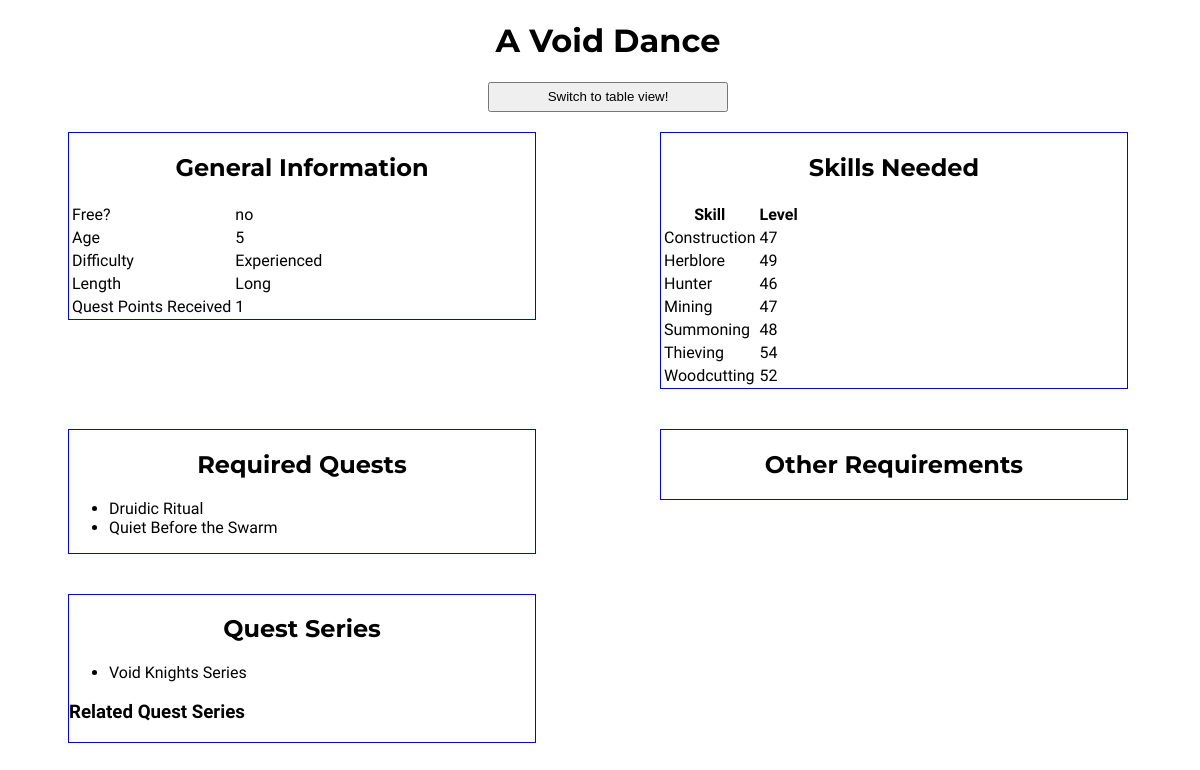
/view_quest/A Void Dance, run on the app's committed database.
### tables this page shows
CREATE TABLE quest_details (
                    name TEXT PRIMARY KEY,
                    is_free BOOLEAN NOT NULL,
                    age INTEGER NOT NULL,
                    difficulty TEXT NOT NULL,
                    length TEXT NOT NULL,
                    quest_points INTEGER NOT NULL
                );

CREATE TABLE pre_quests (
                    main_quest TEXT,
                    pre_quest TEXT,
                    PRIMARY KEY (main_quest, pre_quest)
                    FOREIGN KEY (main_quest) REFERENCES quest_details (name),
                    FOREIGN KEY (pre_quest) REFERENCES quest_details (name)
                );

CREATE TABLE quest_series(
                    name TEXT,
                    quest TEXT,
                    number INTEGER,
                    PRIMARY KEY (name, quest)
                    FOREIGN KEY (quest) REFERENCES quest_details(name)
                );

### main.py (the view)
@app.route('/view_quest/<quest_name>', methods=['GET', 'POST'])
def view_quest(quest_name):
    quest_info = db.get_quest_info(quest_name)
    return render_template('view_quest.html', quest_info=quest_info)

### database.py (called while the page is built)
def _remove_zero_skills(levels):
    actual_skills = []
    for skill in levels:
        if levels[skill] != 0:
            actual_skills.append((skill, levels[skill]))
    return actual_skills

### templates/view_quest.html (shortened to what this page needs)
<!doctype html>
<html>
<head>
  	<link rel="stylesheet" href="https://use.fontawesome.com/releases/v5.0.1/css/all.css">
	<link href="{{url_for('static', filename='style.css')}}" rel = "stylesheet" type="text/css" />
</head>
<body>
	<h1> {{ quest_info["name"] }} </h1>
	<div class="switch_view_button">
		<button type="button" method="post">
			<a href="{{url_for('view_quest_table', quest_name=quest_info['name'])}}">
			Switch to table view!
			</a>
		</button>
		<br>
	</div>
	<div class="qdetails_info_section">
		<h2> General Information </h2>
		<table class="start_info">
			<tr class="qdetails_info_row">
				<td class="qdetails_question"> Free? </td>
				<td class="qdetails_answer"> {{ quest_info["free?"] }} </td>
			</tr>
			<tr class="qdetails_info_row">
				<td class="qdetails_question"> Age </td>
				<td class="qdetails_answer"> {{ quest_info["age"] }} </td>
			</tr>
			<tr class="qdetails_info_row">
				<td class="qdetails_question"> Difficulty </td>
				<td class="qdetails_answer"> {{ quest_info["difficulty"] }} </td>
			</tr>
			<tr class="qdetails_info_row">
				<td class="qdetails_question"> Length </td>
				<td class="qdetials_answer"> {{ quest_info["length"] }} </td>
			</tr>
			<tr class="qdetails_info_row">
				<td class="qdetails_question"> Quest Points Received </td>
				<td class="qdetails_answer"> {{ quest_info["quest points"] }} </td>
			</tr>
		</table>
	</div>
	<div class="qdetails_info_section">
		<h2> Skills Needed </h2>
		<table class="qdetails_skill">
			<tr class="qdetails_skill_row">
				<th> Skill </th>
				<th> Level </th>
			</tr>
			{% for skill in quest_info["skills"] %}
				<tr class="qdetails_skill_row">
					<td class="qdetails_skill"> {{ skill[0] }} </td>
					<td class="qdetails_level"> {{ skill[1] }} </td>
				</tr>
			{% endfor %}
		</table>
	</div>
	<div class="qdetails_info_section">
		<h2> Required Quests </h2>
		<ul class="qdetails_req_quests">
			{% for quest in quest_info["pre quests"] %}
				<li> {{ quest }} </li>
			{% endfor %}
		</ul>
	</div>
	<div class="qdetails_info_section">
		<h2> Other Requirements </h2>
	</div>
	<div class="qdetails_info_section">
		<h2> Quest Series </h2>
		<ul class="qdetails_quest_series">
			{% for series in quest_info["quest series"] %}
			<li>{{ series }} </li>
			{% endfor %}
		</ul>
		<h3> Related Quest Series </h3>
	</div>
</body>
</html>

### static/style.css (style rules this page uses)
* { box-sizing: border-box; }
body { font-family: 'Oxygen', 'sans-serif'; width: 100%; }
h1, h2 { font-family: 'Montserrat', 'sans-serif'; text-align:center; }
.qdetails_info_section { border: 1px solid blue; width: 39%; display: inline-block; vertical-align: top; margin: 20px 5%; }
button { text-align: center; margin: auto; width: 20%; height: 30px; }
.switch_view_button { text-align: center; }
button > a { text-decoration: none; color: black; }

### data on the page
quest_details: name "A Void Dance", age "5", difficulty "Experienced", length "Long"
pre_quests: pre_quest "Druidic Ritual"
pre_quests: pre_quest "Quiet Before the Swarm"
quest_series: name "Void Knights Series"

### other printed values
{{ quest_info["free?"] }} "no"
{{ quest_info["quest points"] }} "1"
{{ skill[0] }} "Construction" "Herblore" "Hunter" "Mining" "Summoning" "Thieving" "Woodcutting"
{{ skill[1] }} "47" "49" "46" "47" "48" "54" "52"
